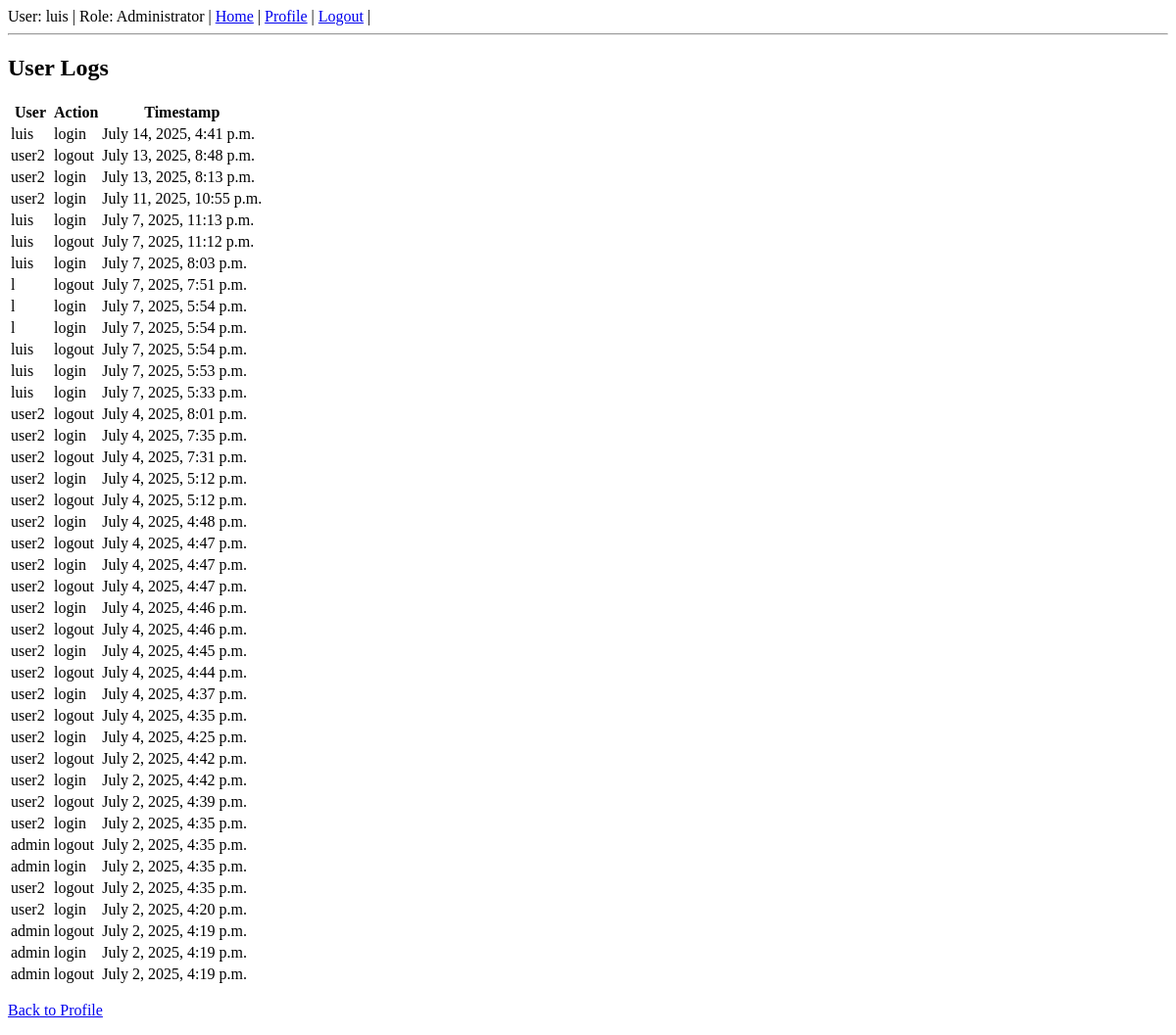
Page /user_logs (signed in) on the earlier database version.
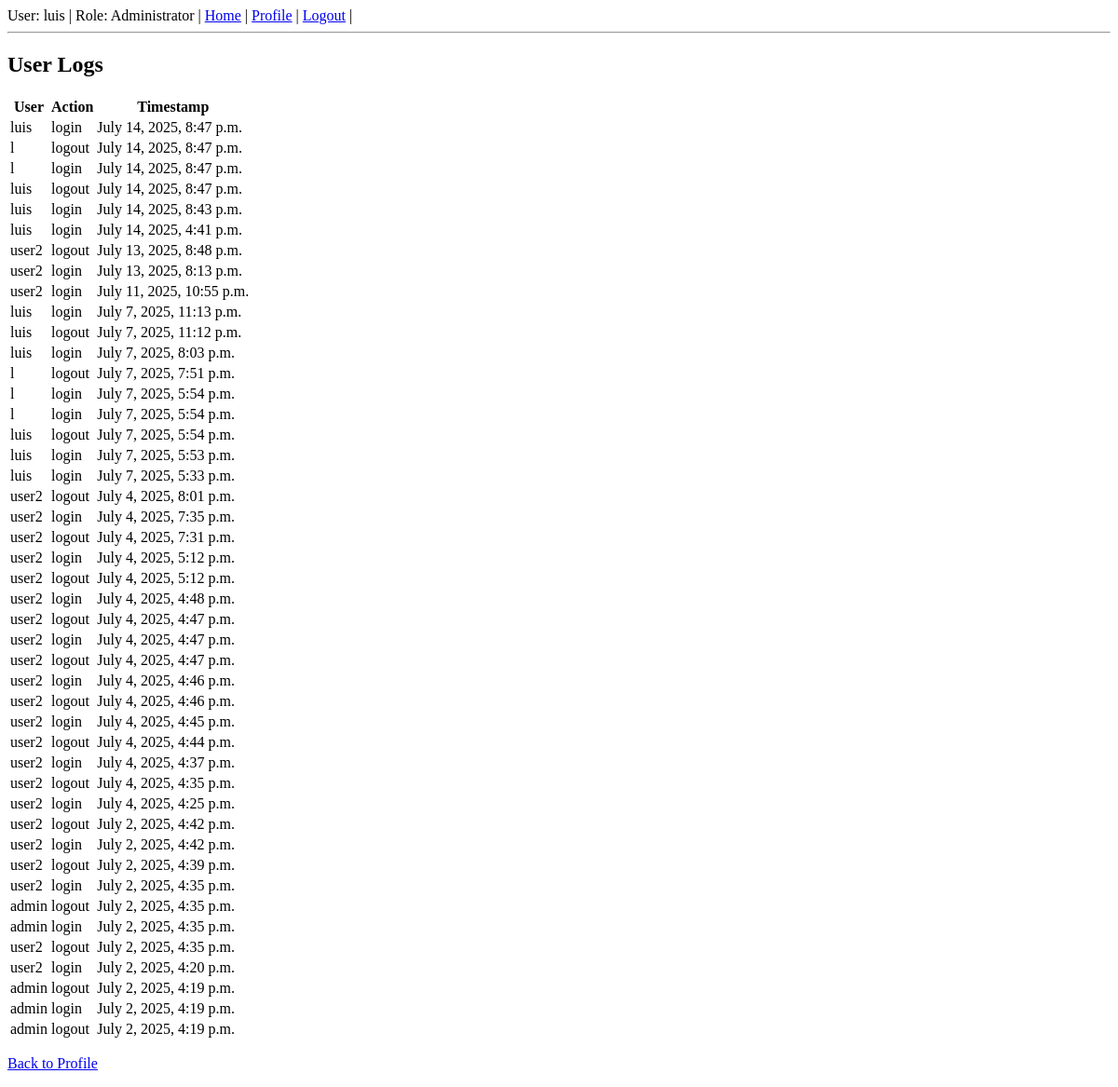
Same page on the later database version.
### rest_basic/models.py (models this page shows, shortened)
class UserLog(models.Model):
    EVENT_CHOICES = [
        ('login', 'Login'),
        ('logout', 'Logout'),
        ('login_failed', 'Login Failed'),
        ('password_change', 'Password Change'),
    ]
    user = models.ForeignKey(User, on_delete=models.CASCADE, null=True, blank=True)
    username = models.CharField(max_length=150)
    event_type = models.CharField(max_length=20, choices=EVENT_CHOICES)
    ip_address = models.GenericIPAddressField(null=True, blank=True)
    timestamp = models.DateTimeField(auto_now_add=True)
    details = models.TextField(blank=True)

### rest_basic/views.py (the view)
# urls.py: path('user_logs', views.user_logs, name='user_logs'),
@login_required
def user_logs(request):
    logs = UserLog.objects.filter().order_by('-timestamp')
    return render(request, 'user_logs.html', {
        'logs': logs
    })

### rest_basic/templates/user_logs.html
{% extends "base.html" %}
{% block body %}
<h2>User Logs</h2>
<table>
    <thead>
        <tr>
            <th>User</th>
            <th>Action</th>
            <th>Timestamp</th>
        </tr>
    </thead>
    <tbody>
        {% for log in logs %}
        <tr>
            <td>{{ log.user.username }}</td>
            <td>{{ log.event_type }}</td>
            <td>{{ log.timestamp }}</td>
        </tr>
        {% empty %}
        <tr>
            <td colspan="3">No logs available.</td>
        </tr>
        {% endfor %}
    </tbody>
</table>
<p><a href="{% url 'profile' %}">Back to Profile</a></p>
{% endblock %}

Differences in the rows shown:
added UserLog: user.username "luis", event_type "login", timestamp "July 14, 2025, 8:47 p.m."
added UserLog: user.username "l", event_type "logout", timestamp "July 14, 2025, 8:47 p.m."
added UserLog: user.username "l", event_type "login", timestamp "July 14, 2025, 8:47 p.m."
added UserLog: user.username "luis", event_type "logout", timestamp "July 14, 2025, 8:47 p.m."
added UserLog: user.username "luis", event_type "login", timestamp "July 14, 2025, 8:43 p.m."
